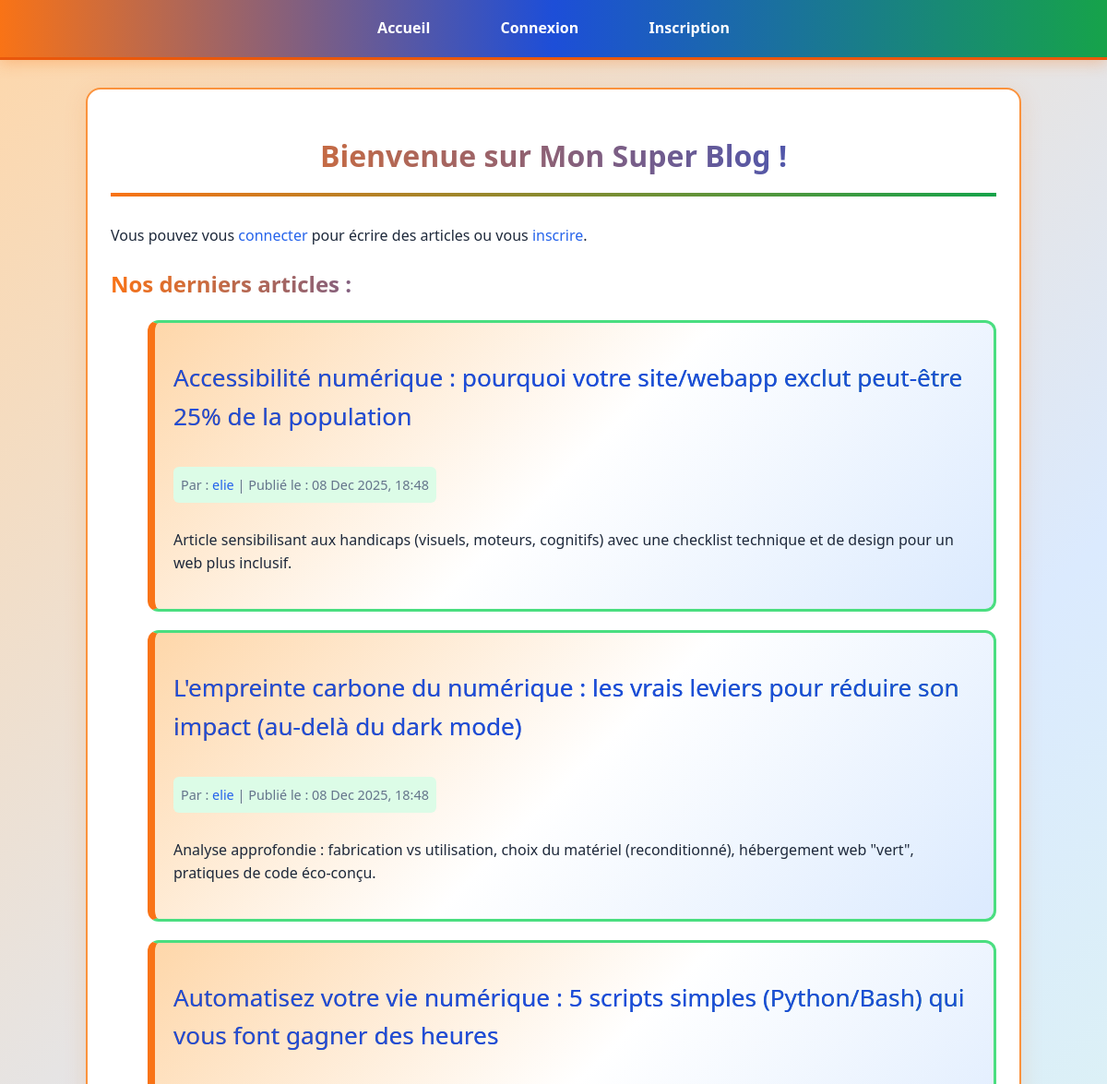
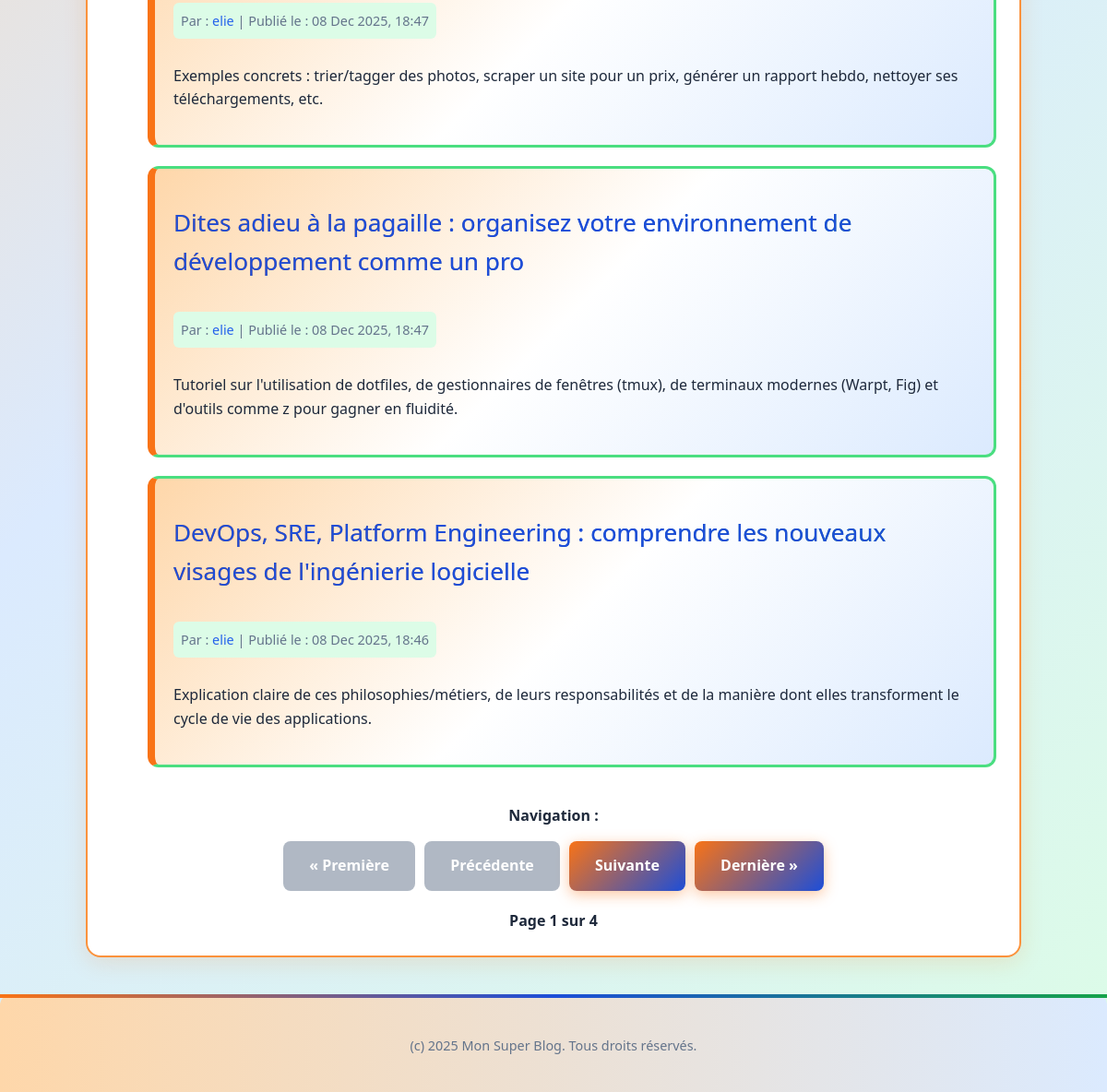
The page / on the database its author committed (2 pictures, top to bottom).
### blogapp/models.py (models this page shows, shortened)
class Article(models.Model):
    titre = models.CharField(max_length=200)
    contenu = models.TextField()
    auteur = models.ForeignKey(
        User,
        on_delete=models.CASCADE,
        related_name='articles_ecrits'
    )
    date_creation = models.DateTimeField(auto_now_add=True)  # Se met à jour automatiquement à la création
    date_mise_a_jour = models.DateTimeField(auto_now=True)   # Se met à jour automatiquement à chaque modification

### blogapp/views.py (the view)
# urls.py: path('', views.accueil_view, name='accueil'),
def accueil_view(request):
    tous_les_articles = Article.objects.all().order_by('-date_creation')
    paginator = Paginator(tous_les_articles, 5)  # Affiche 5 articles par page
    page_numero = request.GET.get('page')  # Récupère le numéro de page depuis l'URL (ex: ?page=2)
    try:
        articles_pages = paginator.page(page_numero)
    except PageNotAnInteger:
        articles_pages = paginator.page(1)
    except EmptyPage:
        articles_pages = paginator.page(paginator.num_pages)
    context = {
        'articles_a_afficher': articles_pages,  # On passe l'objet Page au template
    }
    return render(request, 'blogapp/accueil.html', context)

### blogapp/templates/blogapp/accueil.html (shortened to what this page needs)
{% extends "base.html" %}
{% block content %}
<h1>Bienvenue sur Mon Super Blog !</h1>
{% if user.is_authenticated %}
<p>Vous êtes connecté en tant que {{ user.username }}. <a href="{% url 'blogapp:creer_article' %}">Écrire un nouvel article ?</a></p>
{% else %}
<p>Vous pouvez vous <a href="{% url 'blogapp:connexion' %}">connecter</a> pour écrire des articles ou vous <a href="{% url 'blogapp:inscription' %}">inscrire</a>.</p>
{% endif %}
<h2>Nos derniers articles :</h2>
{% if articles_a_afficher %}
<ul class="article-list">
    {% for article_item in articles_a_afficher %}
    <li>
        <h3><a href="{% url 'blogapp:detail_article' article_id=article_item.pk %}">{{ article_item.titre }}</a></h3>
        <p class="article-meta">
            Par : <a href="{% url 'blogapp:profil_utilisateur' username=article_item.auteur.username %}">{{ article_item.auteur.username }}</a> | Publié le : {{ article_item.date_creation|date:"d M Y, H:i" }}
        </p>
        <p>{{ article_item.contenu|truncatewords:30 }}</p>
    </li>
    {% endfor %}
</ul>
<div class="pagination">
    <p style="margin-bottom: 10px;"><strong>Navigation :</strong></p>
    <span class="step-links">
        {% if articles_a_afficher.has_previous %}
        <a href="?page=1" class="button-link">&laquo; Première</a>
        <a href="?page={{ articles_a_afficher.previous_page_number }}" class="button-link">Précédente</a>
        {% else %}
        <span class="disabled-link">&laquo; Première</span>
        <span class="disabled-link">Précédente</span>
        {% endif %}
        {% if articles_a_afficher.has_next %}
        <a href="?page={{ articles_a_afficher.next_page_number }}" class="button-link">Suivante</a>
        <a href="?page={{ articles_a_afficher.paginator.num_pages }}" class="button-link">Dernière &raquo;</a>
        {% else %}
        <span class="disabled-link">Suivante</span>
        <span class="disabled-link">Dernière &raquo;</span>
        {% endif %}
    </span>
</div>
<div style="text-align: center; margin-top: 15px;">
    <span class="current-page">
        <strong>Page {{ articles_a_afficher.number }} sur {{ articles_a_afficher.paginator.num_pages }}</strong>
    </span>
</div>
{% else %}
<p>Il n'y a pas encore d'articles sur ce blog. Soyez le premier à en écrire un !</p>
{% endif %}
{% endblock %}

### templates/base.html (shortened to what this page needs)
{% load static %}
<!DOCTYPE html>
<html lang="fr">
<head>
    <link rel="stylesheet" href="{% static 'blogapp/style.css' %}">
</head>
<body>
    <nav>
        <a href="{% url 'blogapp:accueil' %}">Accueil</a>
        {% if user.is_authenticated %}
            <span class="user-greeting">Bonjour, <a href="{% url 'blogapp:profil_utilisateur' username=user.username %}">{{ user.username }}</a>!</span>
            <a href="{% url 'blogapp:creer_article' %}">Nouvel Article</a>
            <a href="{% url 'blogapp:deconnexion' %}">Déconnexion</a>
        {% else %}
            <a href="{% url 'blogapp:connexion' %}">Connexion</a>
            <a href="{% url 'blogapp:inscription' %}">Inscription</a>
        {% endif %}
    </nav>
    <div class="container">
        {% block content %}
        {% endblock %}
    </div>
    <footer>
        <p>(c) {% now "Y" %} Mon Super Blog. Tous droits réservés.</p>
    </footer>
</body>
</html>

### blogapp/static/blogapp/style.css (style rules this page uses)
:root { --color-orange-principal: #f97316; --color-orange-vif: #ea580c; --color-orange-clair: #fb923c; --color-orange-pale: #fed7aa; --color-bleu-principal: #1d4ed8; --color-bleu-vif: #2563eb; --color-bleu-clair: #60a5fa; --color-bleu-pale: #dbeafe; --color-vert-principal: #16a34a; --color-vert-vif: #22c55e; --color-vert-clair: #4ade80; --color-vert-pale: #dcfce7; --color-gris-clair: #f8fafc; --color-gris-moyen: #64748b; --color-gris-fonce: #1e293b; --color-blanc: #ffffff; }
body { font-family: 'Segoe UI', Tahoma, Geneva, Verdana, sans-serif; margin: 0; padding: 0; background: linear-gradient(135deg, var(--color-orange-pale) 0%, var(--color-bleu-pale) 50%, var(--color-vert-pale) 100%); color: var(--color-gris-fonce); line-height: 1.6; }
.container { width: 80%; max-width: 960px; margin: 20px auto; padding: 25px; background-color: var(--color-blanc); border-radius: 16px; box-shadow: 0 6px 25px rgba(249, 115, 22, 0.15); border: 2px solid var(--color-orange-clair); }
h1, h2, h3 { color: var(--color-bleu-principal); background: linear-gradient(90deg, var(--color-orange-principal), var(--color-bleu-principal), var(--color-vert-principal)); -webkit-background-clip: text; -webkit-text-fill-color: transparent; background-clip: text; }
h1 { text-align: center; margin-bottom: 30px; border-bottom: 4px solid; border-image: linear-gradient(90deg, var(--color-orange-principal), var(--color-vert-principal)) 1; padding-bottom: 15px; background: linear-gradient(90deg, var(--color-orange-principal), var(--color-bleu-principal)); -webkit-background-clip: text; -webkit-text-fill-color: transparent; background-clip: text; }
a { color: var(--color-bleu-vif); text-decoration: none; transition: all 0.3s ease; font-weight: 500; }
nav { background: linear-gradient(90deg, var(--color-orange-principal) 0%, var(--color-bleu-principal) 50%, var(--color-vert-principal) 100%); color: var(--color-blanc); padding: 18px 0; text-align: center; margin-bottom: 30px; box-shadow: 0 4px 15px rgba(249, 115, 22, 0.3); border-bottom: 3px solid var(--color-orange-vif); }
nav a { color: var(--color-blanc); margin: 0 20px; font-weight: bold; transition: all 0.3s ease; padding: 8px 16px; border-radius: 6px; }
button[type="submit"], .button-link { background: linear-gradient(135deg, var(--color-orange-principal) 0%, var(--color-bleu-principal) 100%); color: white; padding: 14px 28px; border: none; border-radius: 8px; cursor: pointer; font-size: 1em; font-weight: bold; text-decoration: none; display: inline-block; transition: all 0.3s ease; box-shadow: 0 4px 15px rgba(249, 115, 22, 0.4); margin-top: 10px; }
.article-list li { list-style-type: none; padding: 20px; margin-bottom: 20px; background: linear-gradient(135deg, var(--color-orange-pale) 0%, var(--color-blanc) 50%, var(--color-bleu-pale) 100%); border: 3px solid var(--color-vert-clair); border-left: 8px solid var(--color-orange-principal); border-radius: 12px; transition: all 0.3s ease; }
.article-list h3 a { color: var(--color-bleu-principal); font-size: 1.4em; background: none; -webkit-text-fill-color: initial; }
.article-meta { font-size: 0.9em; color: var(--color-gris-moyen); margin-bottom: 12px; padding: 8px; background: var(--color-vert-pale); border-radius: 6px; display: inline-block; }
footer { text-align: center; margin-top: 40px; padding: 25px 0; border-top: 4px solid; border-image: linear-gradient(90deg, var(--color-orange-principal), var(--color-bleu-principal), var(--color-vert-principal)) 1; font-size: 0.9em; color: var(--color-gris-moyen); background: linear-gradient(90deg, var(--color-orange-pale) 0%, var(--color-bleu-pale) 100%); border-radius: 12px 12px 0 0; }
.pagination { margin-top: 40px; text-align: center; }
.pagination .step-links a, .pagination .step-links .disabled-link { padding: 14px 28px; border: none; border-radius: 8px; cursor: pointer; font-size: 1em; font-weight: bold; text-decoration: none; display: inline-block; margin: 5px 3px; transition: all 0.3s ease; }
.pagination .step-links a { background: linear-gradient(135deg, var(--color-orange-principal) 0%, var(--color-bleu-principal) 100%); color: white; box-shadow: 0 4px 15px rgba(249, 115, 22, 0.4); }
.pagination .step-links .disabled-link { background-color: var(--color-gris-moyen); color: white; cursor: not-allowed; opacity: 0.5; box-shadow: none; }
.container { animation: fadeIn 0.5s ease-out; }

### rows shown on the page
Article: titre "Accessibilité numérique : pourquoi votre site/webapp exclut peut-être 25% de la population", auteur.username "elie", date_creation "08 Dec 2025, 18:48", contenu "Article sensibilisant aux handicaps (visuels, moteurs, cognitifs) avec une checklist technique et de design pour un web plus inclusif."
Article: titre "L'empreinte carbone du numérique : les vrais leviers pour réduire son impact (au-delà du dark mode)", auteur.username "elie", date_creation "08 Dec 2025, 18:48", contenu "Analyse approfondie : fabrication vs utilisation, choix du matériel (reconditionné), hébergement web \"vert\", pratiques de code éco-conçu."
Article: titre "Automatisez votre vie numérique : 5 scripts simples (Python/Bash) qui vous font gagner des heures", auteur.username "elie", date_creation "08 Dec 2025, 18:47", contenu "Exemples concrets : trier/tagger des photos, scraper un site pour un prix, générer un rapport hebdo, nettoyer ses téléchargements, etc."
Article: titre "Dites adieu à la pagaille : organisez votre environnement de développement comme un pro", auteur.username "elie", date_creation "08 Dec 2025, 18:47", contenu "Tutoriel sur l'utilisation de dotfiles, de gestionnaires de fenêtres (tmux), de terminaux modernes (Warpt, Fig) et d'outils comme z pour gagner en fluidité."
Article: titre "DevOps, SRE, Platform Engineering : comprendre les nouveaux visages de l'ingénierie logicielle", auteur.username "elie", date_creation "08 Dec 2025, 18:46", contenu "Explication claire de ces philosophies/métiers, de leurs responsabilités et de la manière dont elles transforment le cycle de vie des applications."

### other values the page prints
{{ articles_a_afficher.number }} "1"
{{ articles_a_afficher.paginator.num_pages }} "4"
